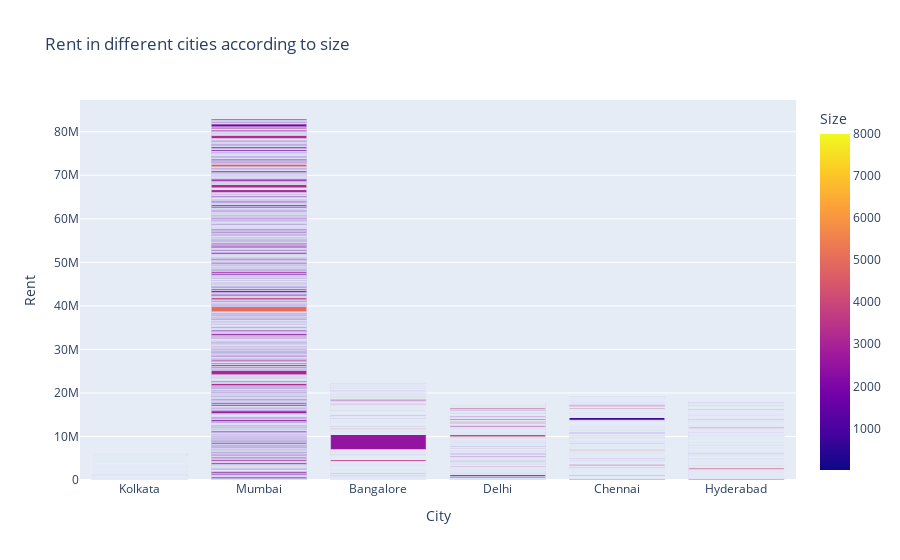

The code cell stored with this chart in its notebook:
### Code cell
figure = px.bar(data, x = data["City"], y = data["Rent"], color = data["Size"],
               title = "Rent in different cities according to size")
figure.show()

### Figure 1 — Plotly figure (JSON) as saved in the notebook; plotly's stock layout.template omitted (floating-point values rounded to 4 significant figures; data arrays with more than 128 entries replaced by an {"elided": "..."} marker saying what was removed)
{"data": [{"alignmentgroup": "True", "hovertemplate": "City=%{x}<br>Rent=%{y}<br>Size=%{marker.color}<extra></extra>", "legendgroup": "", "marker": {"color": {"elided": "4746 int values"}, "coloraxis": "coloraxis", "pattern": {"shape": ""}}, "name": "", "offsetgroup": "", "orientation": "v", "showlegend": false, "textposition": "auto", "type": "bar", "x": {"elided": "4746 str values"}, "xaxis": "x", "y": {"elided": "4746 int values"}, "yaxis": "y"}], "layout": {"barmode": "relative", "coloraxis": {"colorbar": {"title": {"text": "Size"}}, "colorscale": [[0, "#0d0887"], [0.1111, "#46039f"], [0.2222, "#7201a8"], [0.3333, "#9c179e"], [0.4444, "#bd3786"], [0.5556, "#d8576b"], [0.6667, "#ed7953"], [0.7778, "#fb9f3a"], [0.8889, "#fdca26"], [1, "#f0f921"]]}, "legend": {"tracegroupgap": 0}, "title": {"text": "Rent in different cities according to size"}, "xaxis": {"anchor": "y", "domain": [0, 1], "title": {"text": "City"}}, "yaxis": {"anchor": "x", "domain": [0, 1], "title": {"text": "Rent"}}}}
